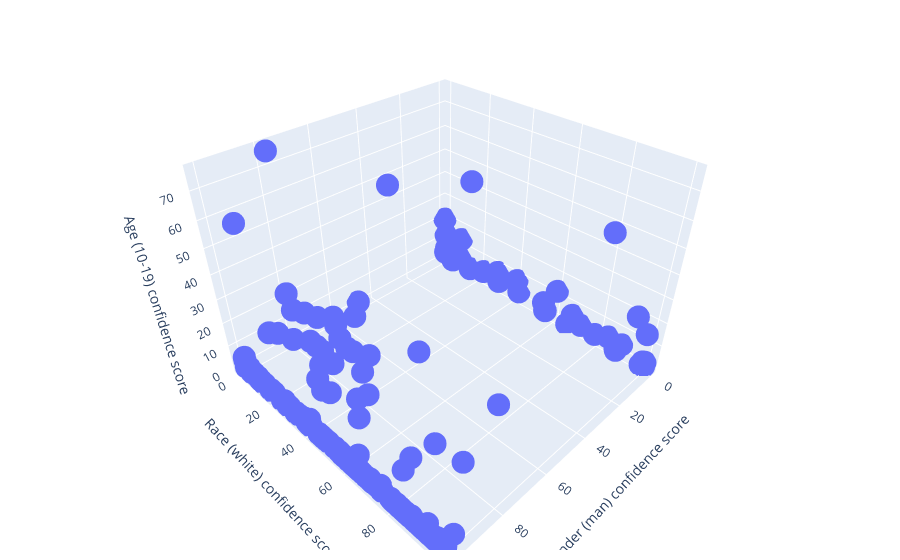

Here is the notebook cell this chart was saved with:
### Code cell
MetricGenderDisplay(EnsambleDict, specific_race=None, specific_emotion=None, specific_age=None)
MetricRaceDisplay(EnsambleDict, specific_gender=None, specific_emotion=None, specific_age=None)
MetricAgeDisplay(EnsambleDict, specific_gender=None, specific_emotion=None, specific_race=None)
ScatterPlotDisplay2D(EnsambleDict, x_axis_label="race", y_axis_label="gender", specific_gender="man", specific_race="white", specific_emotion=None)
ScatterPlotDisplay3D(EnsambleDict, specific_gender="man", specific_race="white", specific_age="10-19")
MetricCenterDistanceDisplay(EnsambleDict, distance_val_list=dist_bet_centers, area_val_list=space_taken_up, category='race', type='distance')

### Figure 1 — Plotly figure (JSON) as saved in the notebook; plotly's stock layout.template omitted (floating-point values rounded to 4 significant figures; data arrays with more than 128 entries replaced by an {"elided": "..."} marker saying what was removed)
{"data": [{"hovertemplate": "x=%{x}<br>y=%{y}<br>z=%{z}<extra></extra>", "legendgroup": "", "marker": {"color": "#636efa", "symbol": "circle"}, "mode": "markers", "name": "", "scene": "scene", "showlegend": false, "type": "scatter3d", "x": {"elided": "389 float values"}, "y": {"elided": "389 float values"}, "z": {"elided": "389 float values"}}], "layout": {"legend": {"tracegroupgap": 0}, "margin": {"b": 10, "l": 10, "r": 20, "t": 10}, "scene": {"domain": {"x": [0, 1], "y": [0, 1]}, "xaxis": {"title": {"text": "Gender (man) confidence score"}}, "yaxis": {"title": {"text": "Race (white) confidence score"}}, "zaxis": {"title": {"text": "Age (10-19) confidence score"}}}}}
